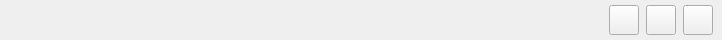
               <widget class="QFrame" name="mouse_frame_1">
                <property name="minimumSize">
                 <size>
                  <width>0</width>
                  <height>40</height>
                 </size>
                </property>
                <property name="maximumSize">
                 <size>
                  <width>16777215</width>
                  <height>40</height>
                 </size>
                </property>
                <property name="frameShape">
                 <enum>QFrame::NoFrame</enum>
                </property>
                <property name="frameShadow">
                 <enum>QFrame::Raised</enum>
                </property>
                <property name="lineWidth">
                 <number>0</number>
                </property>
                <layout class="QHBoxLayout" name="horizontalLayout_3">
                 <property name="spacing">
                  <number>0</number>
                 </property>
                 <property name="leftMargin">
                  <number>0</number>
                 </property>
                 <property name="topMargin">
                  <number>0</number>
                 </property>
                 <property name="rightMargin">
                  <number>0</number>
                 </property>
                 <property name="bottomMargin">
                  <number>0</number>
                 </property>
                 <item>
                  <spacer name="horizontalSpacer">
                   <property name="orientation">
                    <enum>Qt::Horizontal</enum>
                   </property>
                   <property name="sizeHint" stdset="0">
                    <size>
                     <width>602</width>
                     <height>19</height>
                    </size>
                   </property>
                  </spacer>
                 </item>
                 <item>
                  <widget class="QFrame" name="frame_14">
                   <property name="minimumSize">
                    <size>
                     <width>120</width>
                     <height>40</height>
                    </size>
                   </property>
                   <property name="maximumSize">
                    <size>
                     <width>120</width>
                     <height>40</height>
                    </size>
                   </property>
                   <property name="styleSheet">
                    <string notr="true"/>
                   </property>
                   <property name="frameShape">
                    <enum>QFrame::NoFrame</enum>
                   </property>
                   <property name="frameShadow">
                    <enum>QFrame::Raised</enum>
                   </property>
                   <property name="lineWidth">
                    <number>0</number>
                   </property>
                   <layout class="QHBoxLayout" name="horizontalLayout_10">
                    <property name="spacing">
                     <number>0</number>
                    </property>
                    <property name="leftMargin">
                     <number>0</number>
                    </property>
                    <property name="topMargin">
                     <number>0</number>
                    </property>
                    <property name="rightMargin">
                     <number>0</number>
                    </property>
                    <property name="bottomMargin">
                     <number>0</number>
                    </property>
                    <item>
                     <widget class="QPushButton" name="pushButton_minimize_1">
                      <property name="minimumSize">
                       <size>
                        <width>30</width>
                        <height>30</height>
                       </size>
                      </property>
                      <property name="maximumSize">
                       <size>
                        <width>30</width>
                        <height>30</height>
                       </size>
                      </property>
                      <property name="styleSheet">
                       <string notr="true">QPushButton {
	border-image: url(:/icons/minimize.png);
}
QPushButton:hover {
	border-image: url(:/icons/minimize_on.png);
}
</string>
                      </property>
                      <property name="text">
                       <string/>
                      </property>
                     </widget>
                    </item>
                    <item>
                     <widget class="QPushButton" name="pushButton_maximize_1">
                      <property name="minimumSize">
                       <size>
                        <width>30</width>
                        <height>30</height>
                       </size>
                      </property>
                      <property name="maximumSize">
                       <size>
                        <width>30</width>
                        <height>30</height>
                       </size>
                      </property>
                      <property name="styleSheet">
                       <string notr="true">QPushButton {
	border-image: url(:/icons/maximize.png);
}
QPushButton:hover {
	border-image: url(:/icons/maximize_on.png);
}

</string>
                      </property>
                      <property name="text">
                       <string/>
                      </property>
                     </widget>
                    </item>
                    <item>
                     <widget class="QPushButton" name="pushButtonClose_1">
                      <property name="minimumSize">
                       <size>
                        <width>30</width>
                        <height>30</height>
                       </size>
                      </property>
                      <property name="maximumSize">
                       <size>
                        <width>30</width>
                        <height>30</height>
                       </size>
                      </property>
                      <property name="styleSheet">
                       <string notr="true">QPushButton {
	border-image: url(:/icons/close.png);
}
QPushButton:hover {
	border-image: url(:/icons/close_on.png);
}</string>
                      </property>
                      <property name="text">
                       <string/>
                      </property>
                     </widget>
                    </item>
                   </layout>
                  </widget>
                 </item>
                </layout>
               </widget>
